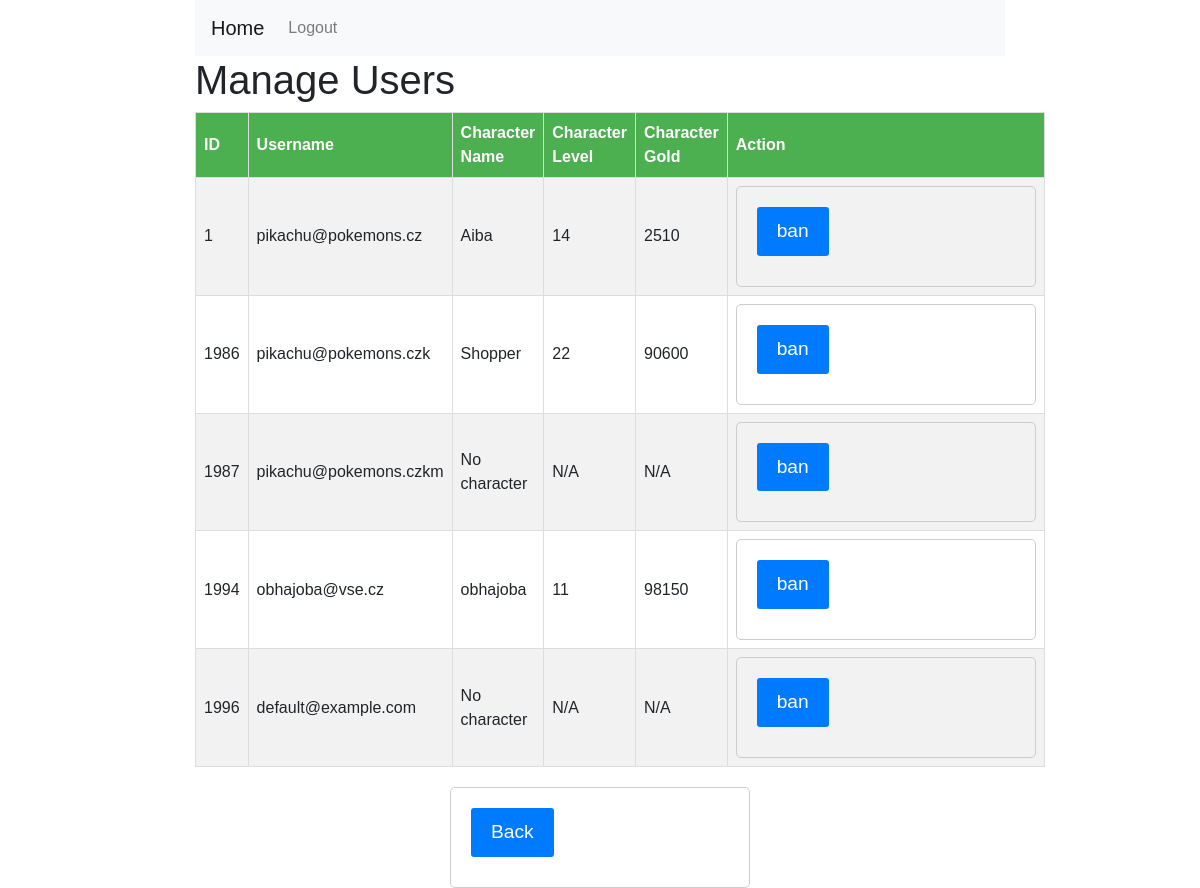
/admin/manage_users.php (signed in), run on the app's committed database.
### tables this page shows
CREATE TABLE `sp_users` (
  `user_id` int(11) NOT NULL,
  `email` varchar(255) NOT NULL,
  `password` varchar(255) NOT NULL,
  `privilege` int(11) NOT NULL,
  `isBanned` tinyint(1) DEFAULT 0,
  `github_id` varchar(255) DEFAULT NULL
);

CREATE TABLE `sp_characters` (
  `character_id` int(11) NOT NULL,
  `name` varchar(255) NOT NULL,
  `image` varchar(255) NOT NULL,
  `class` varchar(255) NOT NULL,
  `gold` int(11) NOT NULL,
  `level` int(11) NOT NULL,
  `xp` int(11) NOT NULL,
  `strength` int(11) NOT NULL,
  `hitpoints` int(11) NOT NULL,
  `luck` int(11) NOT NULL,
  `stamina` int(11) NOT NULL,
  `last_action_time` bigint(20) NOT NULL DEFAULT current_timestamp(),
  `progression` int(11) NOT NULL,
  `user_id` int(11) NOT NULL
);

### db/database.php (called while the page is built, shortened)
<?php
class DatabaseConnection
{
    private static $pdo;
    public static function getPDOConnection()
    {
        if (!self::$pdo) {
            self::$pdo = new PDO(
                'mysql:host=' . DB_HOSTNAME .
                    ';dbname=' . DB_DATABASE,
                DB_USERNAME,
                DB_PASSWORD
            );
            self::$pdo->setAttribute(PDO::ATTR_DEFAULT_FETCH_MODE, PDO::FETCH_ASSOC);
            $statement = self::$pdo->prepare('SHOW TABLES');
            $statement->execute();
            $results = $statement->fetchAll(PDO::FETCH_COLUMN);
        }
        return self::$pdo;
    }
}
abstract class Database implements DatabaseOperations
{
    public function __construct()
    {
        $this->pdo = DatabaseConnection::getPDOConnection();
    }
}

### db/UsersDB.php (called while the page is built, shortened)
<?php
require_once 'database.php';
class UsersDB extends Database
{
    function fetchRegularUsers()
    {
        $statement = $this->pdo->prepare("SELECT * FROM sp_users WHERE privilege = 1");
        $statement->execute();
        return $statement->fetchAll();
    }
}

### db/CharactersDB.php (called while the page is built, shortened)
<?php
require_once 'database.php';
class CharactersDB extends Database
{
    function findCharacterByUserId($userId)
    {
        $sql = "SELECT * FROM sp_characters WHERE user_id = :user_id";
        $stmt = $this->pdo->prepare($sql);
        $stmt->execute(['user_id' => $userId]);
        return $stmt->fetch();
    }
}

### admin/manage_users.php (the view, shortened to what this page needs)
<?php
require_once '../db/UsersDB.php';
require_once '../db/CharactersDB.php';
$usersDB = new UsersDB();
$charactersDB = new CharactersDB();
$users = $usersDB->fetchRegularUsers();
include '../includes/admin_head.php';
?>
<h1>Manage Users</h1>
<table>
    <tr>
        <th>ID</th>
        <th>Username</th>
        <th>Character Name</th>
        <th>Character Level</th>
        <th>Character Gold</th>
        <th>Action</th>
    </tr>
    <?php foreach ($users as $user) : ?>
    <?php $character = $charactersDB->findCharacterByUserId($user['user_id']); ?>
    <tr>
        <td><?php echo $user['user_id']; ?></td>
        <td><?php echo $user['email']; ?></td>
        <td><?php echo $character ? $character['name'] : 'No character'; ?></td>
        <td><?php echo $character ? $character['level'] : 'N/A'; ?></td>
        <td><?php echo $character ? $character['gold'] : 'N/A'; ?></td>
        <td>
            <form method="post">
                <?php if ($user['isBanned']) : ?>
                    <input type="submit" name="unban" value="unban">
                <?php else : ?>
                    <input type="submit" name="ban" value="ban">
                <?php endif; ?>
            </form>
        </td>
    </tr>
<?php endforeach; ?>
</table>
<form method="post">
    <input type="submit" name="back" value="Back">
</form>
</body>
</html>

### css/style.css (style rules this page uses)
body { font-family: Arial, sans-serif; }
form { width: 300px; margin: 0 auto; padding: 20px; border: 1px solid #ccc; border-radius: 5px; font-size: 1.2em; }
form input[type="submit"] { padding: 10px 20px; background-color: #007BFF; color: white; border: none; border-radius: 3px; cursor: pointer; }
form input, form textarea { display: block; margin-bottom: 10px; }
table { width: 100%; border-collapse: collapse; margin-bottom: 20px; }
table, th, td { border: 1px solid #ddd; padding: 8px; }
th { background-color: #4CAF50; color: white; }
tr:nth-child(even) { background-color: #f2f2f2; }

### data on the page
sp_users: user_id "1", email "pikachu@pokemons.cz", sp_characters.name "Aiba", sp_characters.level "14", sp_characters.gold "2510"
sp_users: user_id "1986", email "pikachu@pokemons.czk", sp_characters.name "Shopper", sp_characters.level "22", sp_characters.gold "90600"
sp_users: user_id "1987", email "pikachu@pokemons.czkm", shows "No character", shows "N/A"
sp_users: user_id "1994", email "obhajoba@vse.cz", sp_characters.name "obhajoba", sp_characters.level "11", sp_characters.gold "98150"
sp_users: user_id "1996", email "default@example.com", shows "No character", shows "N/A"
